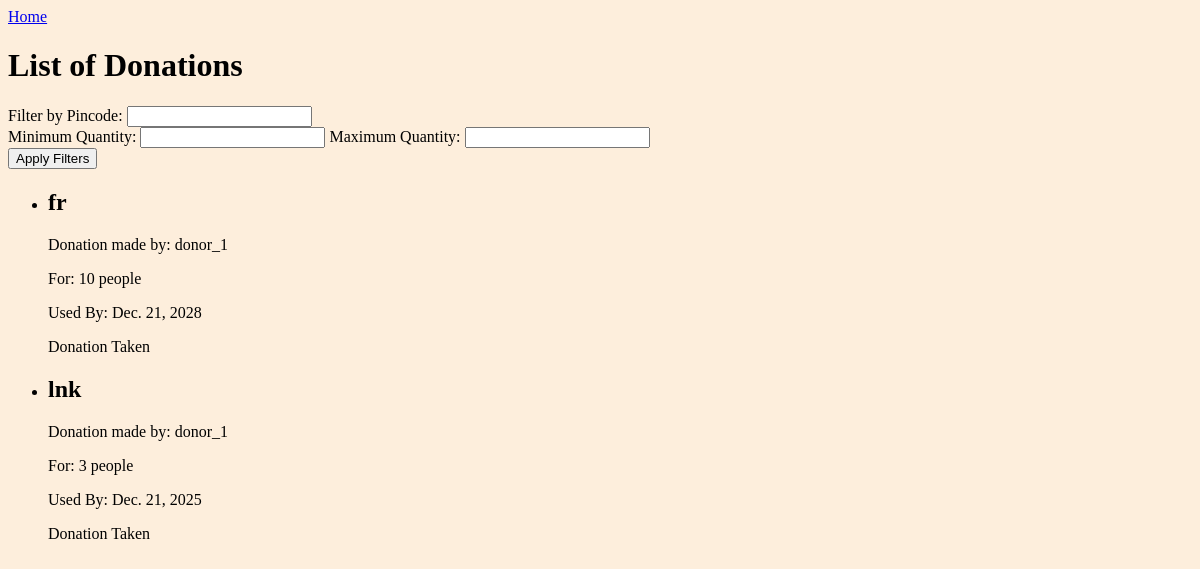
The page /list/ on the database as committed earlier.
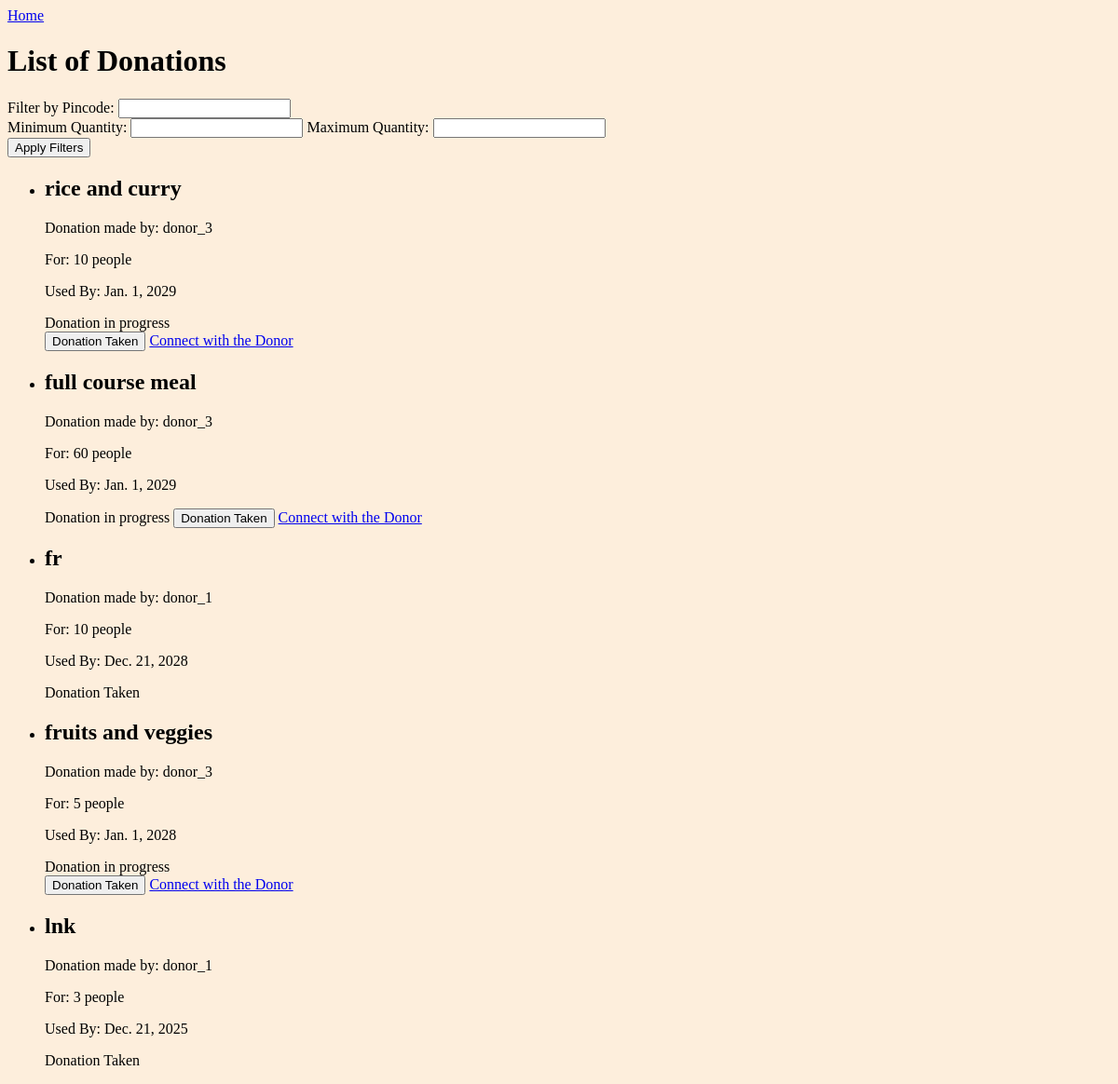
The same page on the database as committed later.
### inventory/models.py (models this page shows, shortened)
class donations(models.Model):
    HOME_FOOD = 'homefood'
    PARTY = 'party'
    RESTAURANT = 'restro'
    OTHER = 'other'
    TYPE_CHOICES = [
        (HOME_FOOD, 'Home Food'),
        (PARTY, 'Party'),
        (RESTAURANT, 'Restaurant'),
        (OTHER, 'Other'),
    ]
    id = models.AutoField(primary_key=True)
    donor_id = models.ForeignKey(donor, on_delete=models.CASCADE)
    ngo_id = models.ForeignKey(ngo, on_delete=models.CASCADE, related_name='ngo_donations', blank=True, null=True)
    donation_date = models.DateField(null=True)
    exp_date = models.DateField()
    longitude = models.DecimalField(decimal_places=10,max_digits=15)
    latitude = models.DecimalField(decimal_places=10,max_digits=15)
    pincode = models.ForeignKey("pincode", on_delete=models.CASCADE,null=True)
    quantity = models.IntegerField()
    desc = models.TextField()
    status = models.BooleanField(default=True)
    status2 = models.BooleanField(default=True)
    type = models.CharField(max_length=10, choices=TYPE_CHOICES, default=OTHER)

class donor(AbstractUser):
    donor_name = models.CharField(max_length=255)
    email = models.EmailField(max_length=55)
    phone_no = models.CharField(max_length=17)
    points = models.PositiveBigIntegerField(default=0)
    longitude = models.DecimalField(decimal_places=10,max_digits=15,default=0.000)
    latitude = models.DecimalField(decimal_places=10,max_digits=15,default=0.000)
    pincode = models.ForeignKey(pincode, on_delete=models.CASCADE,null=True)
    is_ngo = models.BooleanField(default=False)
    groups = models.ManyToManyField(Group, related_name='donor_groups')
    user_permissions = models.ManyToManyField(
        Permission,
        related_name='donor_user_permissions',
    )
    objects = DonorManager()

### inventory/views.py (the view)
# urls.py: path("list/",donations_list, name="donations_list"),
def donations_list(request):
    codes = request.GET.get('pincode')
    min_quantity = request.GET.get('min_quantity', 0)
    max_quantity = request.GET.get('max_quantity', 100)
    now = timezone.now()
    if codes is not None and min_quantity is not None and max_quantity is not None and min_quantity != '' and codes != '' and max_quantity != '':
        donation = donations.objects.filter(Q(exp_date__gt=now) & Q(pincode__code=codes) & Q(quantity__range=(min_quantity, max_quantity)) & (Q(status=True) | Q(status2=True))).order_by('-exp_date')
    elif codes is not None and min_quantity != '' and codes == '' and max_quantity != '':
        donation = donations.objects.filter(Q(exp_date__gt=now) & Q(pincode__code=request.user.pincode.code) & Q(quantity__range=(min_quantity, max_quantity)) & (Q(status=True) | Q(status2=True))).order_by('-exp_date')
    elif codes is not None and min_quantity == '' and codes != '' and max_quantity == '':
        donation = donations.objects.filter(Q(exp_date__gt=now) & Q(pincode__code=codes) & Q(quantity__range=(0, 500)) & (Q(status=True) | Q(status2=True))).order_by('-exp_date')
    else:
        donation = donations.objects.filter(Q(exp_date__gt=now) & (Q(status=True) | Q(status2=True))).order_by('-exp_date')
    return render(request, "inventory/donations_list.html", {'donations': donation})

### inventory/templates/inventory/donations_list.html (shortened to what this page needs)
{% block content %}
<header>
  <a href="{% url 'ngo_home' %}" class="navbar-brand">Home</a>
</header>
<body><h1>List of Donations</h1>
  <form method="get">
    <label for="pincode">Filter by Pincode:</label>
    <input type="text" name="pincode" id="pincode" value="{{ request.GET.pincode }}">
    <br>
    <label for="min_quantity">Minimum Quantity:</label>
    <input type="number" name="min_quantity" id="min_quantity" value="{{ request.GET.min_quantity }}">
    <label for="max_quantity">Maximum Quantity:</label>
    <input type="number" name="max_quantity" id="max_quantity" value="{{ request.GET.max_quantity }}">
    <br>
    <button type="submit">Apply Filters</button>
  </form>
  <ul class="donation-list">
    {% for donation in donations %}
      <li>
        <div class="donation-info">
          <h2>{{ donation.desc|truncatechars:20 }}{% if donation.desc|length > 20 %}...{% endif %}</h2>
          <p>Donation made by: {{ donation.donor_id.donor_name }}</p>
          <p>For: {{ donation.quantity }} people</p>
          <p>Used By: {{ donation.exp_date }}</p>
        </div>
        {% if donation.status2 %}
        Donation in progress
        <form method="post" action="{% url 'update_donation_status_ngo' %}">
          <button type="submit">Donation Taken</button>
          <a href="{% url 'mail' %}" class="btn btn-primary">Connect with the Donor</a>
        {% else %}
        Donation Taken
        {% endif %}
      </li>
    {% empty %}
      <li>No donations found.</li>
    {% endfor %}
  </ul></body>
{% endblock %}

Rows that differ between the two databases and show on the page:
added donations: desc "rice and curry", donor_id.donor_name "donor_3", quantity "10", exp_date "Jan. 1, 2029"
added donations: desc "full course meal", donor_id.donor_name "donor_3", quantity "60", exp_date "Jan. 1, 2029"
added donations: desc "fruits and veggies", donor_id.donor_name "donor_3", quantity "5", exp_date "Jan. 1, 2028"
